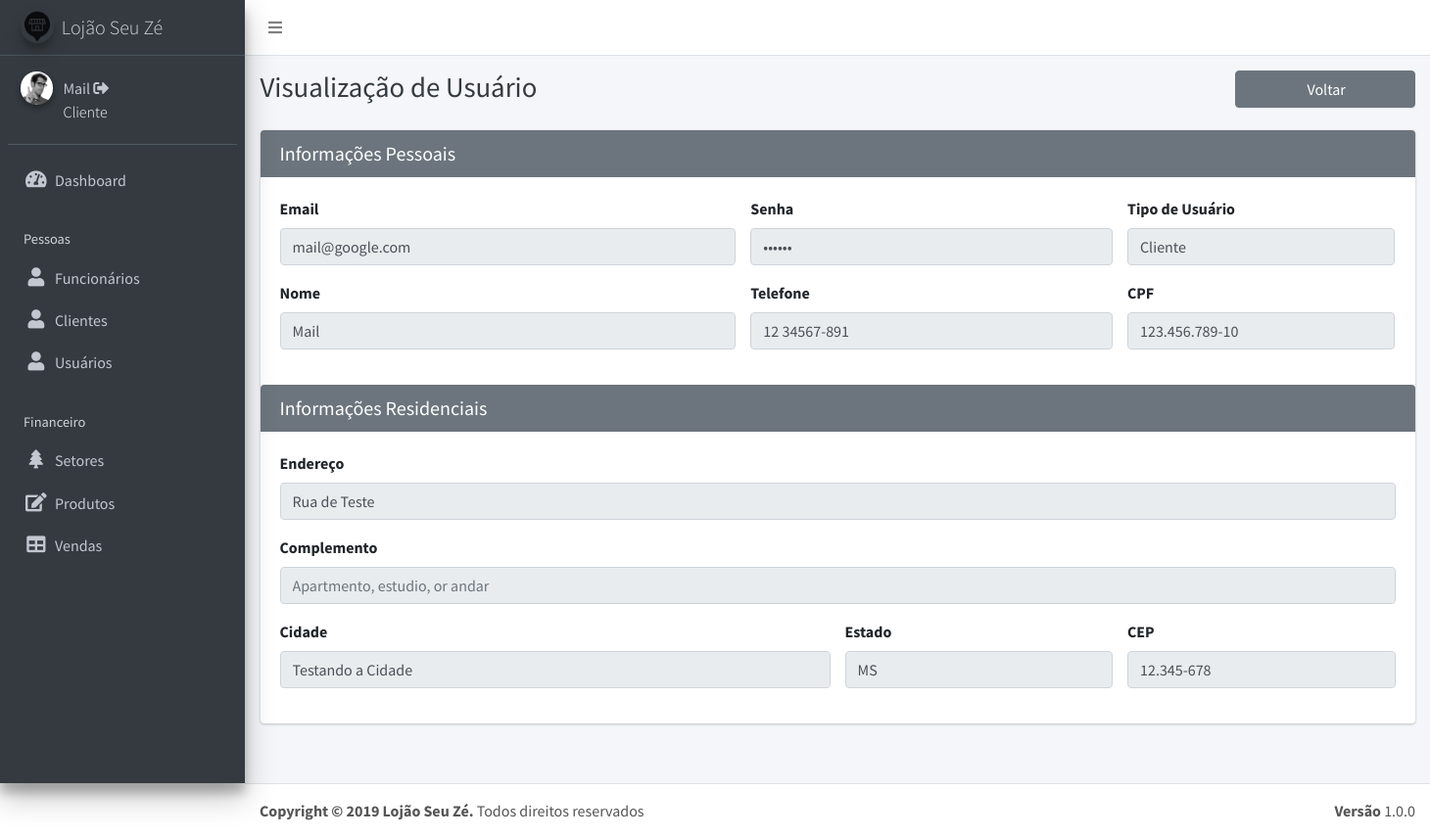
The page /viewUsuario.php?id=4 (signed in) on the database as committed earlier.
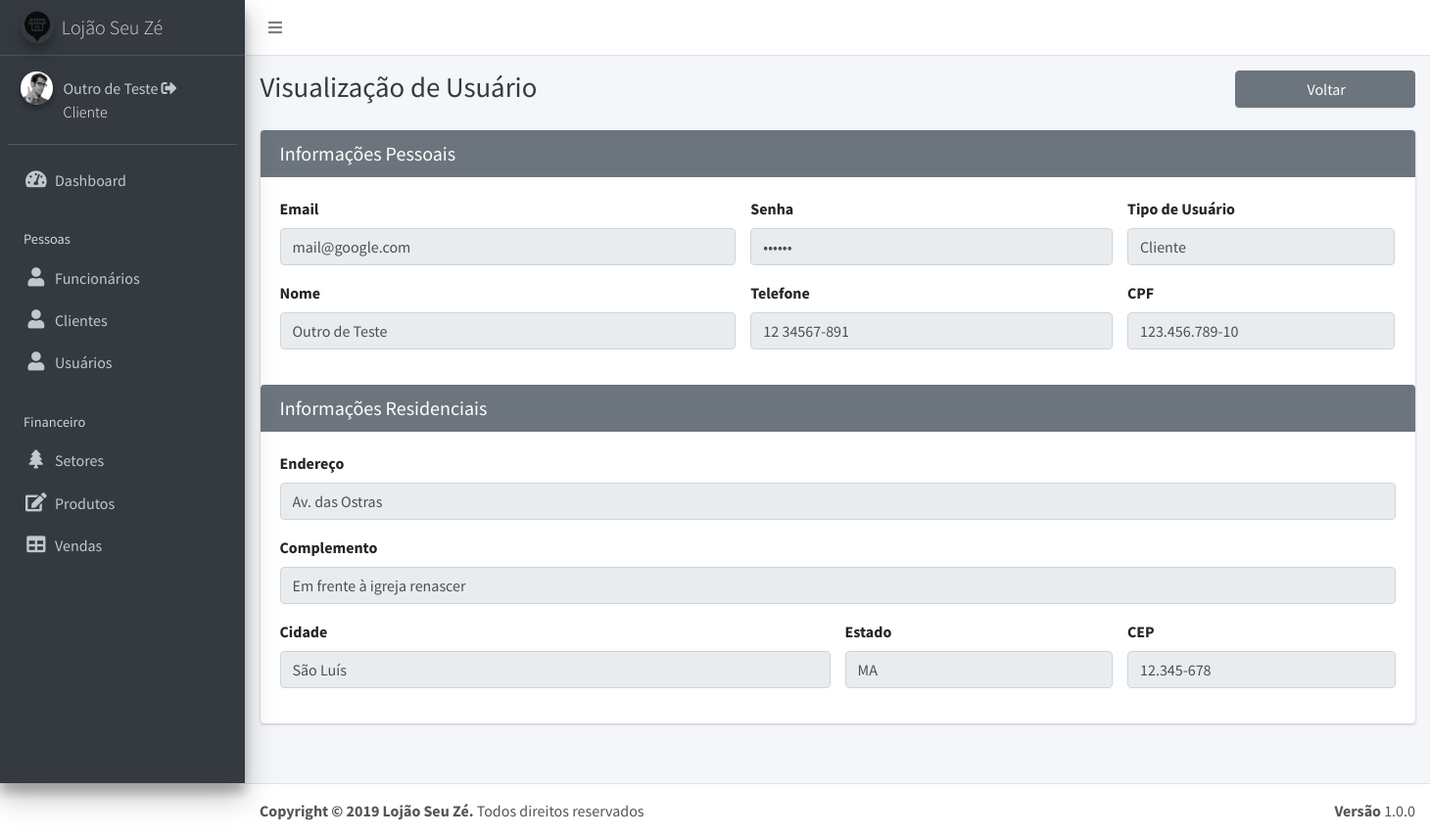
The same page on the database as committed later.
### tables this page shows
CREATE TABLE `usuarios` (
  `id` int(11) NOT NULL,
  `email` varchar(20) NOT NULL,
  `senha` varchar(40) NOT NULL,
  `tipo` varchar(11) NOT NULL,
  `nome` varchar(50) NOT NULL,
  `telefone` varchar(12) NOT NULL,
  `cpf` varchar(14) NOT NULL,
  `endereco` varchar(40) NOT NULL,
  `complemento` varchar(40) DEFAULT NULL,
  `cidade` varchar(40) NOT NULL,
  `estado` varchar(40) NOT NULL,
  `cep` varchar(10) NOT NULL
);

### viewUsuario.php (the view, shortened to what the changed rows need)
<?php require ('header.php'); ?>
<?php require ('dashboard.php'); ?>
  <div class="content-wrapper">
    <div class="content-header">
      <div class="container-fluid">
        <div class="row mb-2">
          <div class="col-sm-6">
            <h1 class="m-0 text-dark">Visualização de Usuário</h1>
          </div>
        </div>
      </div>
    </div>
    <section class="content">
      <div class="container-fluid">
        <div class="row">
          <section class="col-lg-12 connectedSortable">
          <div class="card card-secondary">
                <?php
                    $id = $_GET['id'];
                    $sql = "SELECT * FROM usuarios WHERE id = $id";
                    $result = $conexao->query($sql);
                    while($row = $result->fetch_assoc())
                    {
                ?>
              <form action="" method="POST" target="_self" role="form">
                <div class="card-body">
                  <div class="row">
                    <div class="form-group col-md-5">
                      <label for="exampleInputEmail1">Email</label>
                      <input type="email" name="email" class="form-control" id="exampleInputEmail1" placeholder="Digite o email" value="<?php echo $row['email'] ?>" disabled>
                    </div>
                    <div class="form-group col-md-4">
                      <label for="exampleInputPassword1">Senha</label>
                      <input type="password" name="senha" class="form-control" id="exampleInputPassword1" placeholder="Digite a senha" value="<?php echo $row['senha'] ?>" disabled>
                    </div>
                    <div class="form-group col-md-3">
                      <label>Tipo de Usuário</label>
                      <input type="text" name="tipo" class="form-control" id="exampleInputEmail1" value="<?php echo $row['tipo'] ?>" disabled>
                    </div>
                  </div>
                  <div class="row">
                    <div class="form-group col-md-5">
                      <label for="exampleInputEmail1">Nome</label>
                      <input type="text" name="nome" class="form-control" id="exampleInputEmail1" placeholder="Digite o nome" value="<?php echo $row['nome'] ?>" disabled>
                    </div>
                    <div class="form-group col-md-4">
                      <label for="exampleInputEmail1">Telefone</label>
                      <input type="text" name="telefone" class="form-control" id="exampleInputEmail1"  placeholder="(11) 11111-1111" onkeypress="mascara(this, '## #####-####')"  maxlength="13" value="<?php echo $row['telefone'] ?>" disabled>
                    </div>
                    <div class="form-group col-md-3">
                      <label for="exampleInputEmail1">CPF</label>
                      <input type="text" name="cpf" class="form-control" id="exampleInputEmail1" placeholder="111.111.111-11" onkeypress="mascara(this, '###.###.###-##')"  maxlength="14" value="<?php echo $row['cpf'] ?>" disabled>
                    </div>
                  </div>
                </div>
                <div class="card-header">
                  <h3 class="card-title">Informações Residenciais</h3>
                </div>
                <div class="card-body">
                  <div class="row">
                      <div class="form-group col-md-12">
                        <label for="exampleInputEmail1">Endereço</label>
                        <input type="text" name="endereco" class="form-control" id="exampleInputEmail1" placeholder="Av. Rio Branco" value="<?php echo $row['endereco'] ?>" disabled>
                      </div>
                  </div>
                  <div class="row">
                      <div class="form-group col-md-12">
                        <label for="exampleInputEmail1">Complemento</label>
                        <input type="text" name="complemento" class="form-control" id="inputAddress2" placeholder="Apartmento, estudio, or andar" value="<?php echo $row['complemento'] ?>" disabled>
                      </div>
                  </div>
                  <div class="row">
                    <div class="form-group col-md-6">
                      <label for="exampleInputEmail1">Cidade</label>
                      <input type="text" name="cidade" class="form-control" id="inputCity" placeholder="Juiz de Fora" value="<?php echo $row['cidade'] ?>" disabled>
                    </div>
                    <div class="form-group col-md-3">
                      <label>Estado</label>
                      <input type="text" name="estado" class="form-control" id="inputCity" value="<?php echo $row['estado'] ?>" disabled>
                    </div>
                    <div class="form-group col-md-3">
                      <label for="inputZip">CEP</label>
                      <input type="text" name="cep" class="form-control" id="cep" onkeypress="mascara(this, '##.###-###')" placeholder="11.111-111" maxlength="10" value="<?php echo $row['cep'] ?>" disabled>
                    </div>
                  </div>
                </div>
              </form>
            <?php } ?>
            </div>
          </div>
          </section>
        </div>
      </div>
<?php require ('footer.php');?>

### dashboard.php (shortened to what the changed rows need)
<aside class="main-sidebar sidebar-dark-primary elevation-4">
  <div class="sidebar">
    <div class="user-panel mt-3 pb-3 mb-3 d-flex">
      <div class="info">
        <a href="viewUsuario.php?id=<?php echo $_SESSION['id'] ?>"> <?php echo $_SESSION['nome'] ; ?></a> <a href="logout.php"><i data-toggle="tooltip" title="Logout " class="fa fa-sign-out-alt"></i></a>
        <span class="brand-text font-weight-light d-block" style="color: #FFF;"> <?php echo $_SESSION['tipo']; ?></span>
      </div>
    </div>
  </div>
</aside>

Rows that differ between the two databases and show on the page:
changed usuarios "mail@google.com": nome "Mail" → "Outro de Teste"; endereco "Rua de Teste" → "Av. das Ostras"; complemento (not shown) → "Em frente à igreja renascer"; cidade "Testando a Cidade" → "São Luís"; estado "MS" → "MA"
Other text that changed with them:
$_SESSION['nome']: "Mail" → "Outro de Teste"
